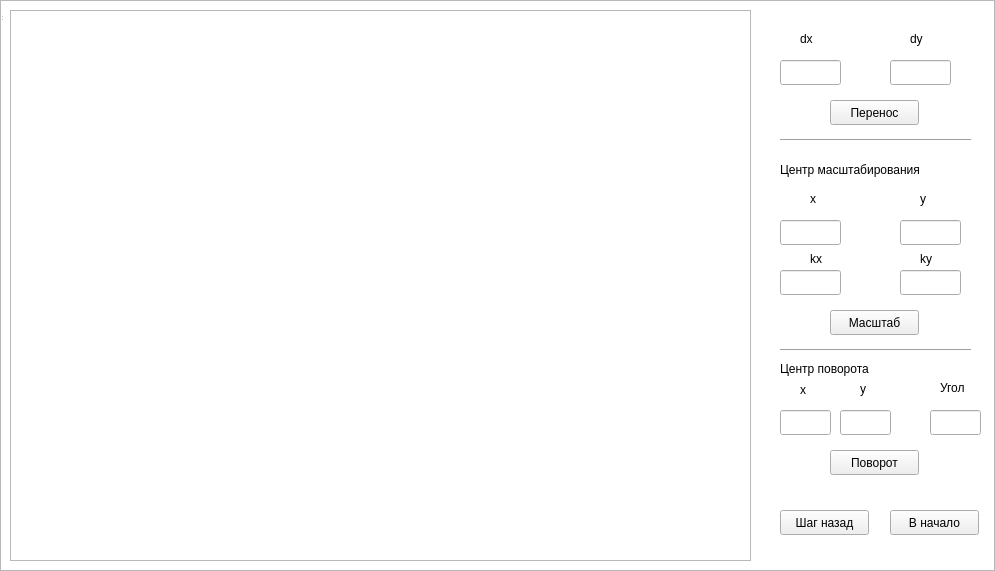
<?xml version="1.0" encoding="UTF-8"?>
<ui version="4.0">
 <class>MainWindow</class>
 <widget class="QGraphicsView" name="MainWindow">
  <property name="geometry">
   <rect>
    <x>0</x>
    <y>0</y>
    <width>995</width>
    <height>571</height>
   </rect>
  </property>
  <property name="mouseTracking">
   <bool>false</bool>
  </property>
  <property name="focusPolicy">
   <enum>Qt::NoFocus</enum>
  </property>
  <property name="windowTitle">
   <string>Преобразование изображений</string>
  </property>
  <widget class="QWidget" name="centralwidget">
   <widget class="QLabel" name="label">
    <property name="geometry">
     <rect>
      <x>800</x>
      <y>30</y>
      <width>67</width>
      <height>17</height>
     </rect>
    </property>
    <property name="text">
     <string>dx</string>
    </property>
   </widget>
   <widget class="QLabel" name="label_2">
    <property name="geometry">
     <rect>
      <x>910</x>
      <y>30</y>
      <width>67</width>
      <height>17</height>
     </rect>
    </property>
    <property name="text">
     <string>dy</string>
    </property>
   </widget>
   <widget class="QPushButton" name="move">
    <property name="geometry">
     <rect>
      <x>830</x>
      <y>100</y>
      <width>89</width>
      <height>25</height>
     </rect>
    </property>
    <property name="text">
     <string>Перенос</string>
    </property>
   </widget>
   <widget class="QPushButton" name="scale">
    <property name="geometry">
     <rect>
      <x>830</x>
      <y>310</y>
      <width>89</width>
      <height>25</height>
     </rect>
    </property>
    <property name="text">
     <string>Масштаб</string>
    </property>
   </widget>
   <widget class="QPushButton" name="rotate">
    <property name="geometry">
     <rect>
      <x>830</x>
      <y>450</y>
      <width>89</width>
      <height>25</height>
     </rect>
    </property>
    <property name="text">
     <string>Поворот</string>
    </property>
   </widget>
   <widget class="QLabel" name="label_6">
    <property name="geometry">
     <rect>
      <x>940</x>
      <y>380</y>
      <width>41</width>
      <height>16</height>
     </rect>
    </property>
    <property name="text">
     <string>Угол</string>
    </property>
   </widget>
   <widget class="QPushButton" name="toStart">
    <property name="geometry">
     <rect>
      <x>890</x>
      <y>510</y>
      <width>89</width>
      <height>25</height>
     </rect>
    </property>
    <property name="text">
     <string>В начало</string>
    </property>
   </widget>
   <widget class="QLabel" name="label_5">
    <property name="geometry">
     <rect>
      <x>780</x>
      <y>360</y>
      <width>121</width>
      <height>17</height>
     </rect>
    </property>
    <property name="text">
     <string>Центр поворота</string>
    </property>
   </widget>
   <widget class="QLabel" name="label_7">
    <property name="geometry">
     <rect>
      <x>800</x>
      <y>380</y>
      <width>20</width>
      <height>20</height>
     </rect>
    </property>
    <property name="text">
     <string>x</string>
    </property>
   </widget>
   <widget class="QLabel" name="label_9">
    <property name="geometry">
     <rect>
      <x>860</x>
      <y>380</y>
      <width>21</width>
      <height>17</height>
     </rect>
    </property>
    <property name="text">
     <string>y</string>
    </property>
   </widget>
   <widget class="Line" name="line">
    <property name="geometry">
     <rect>
      <x>780</x>
      <y>340</y>
      <width>191</width>
      <height>20</height>
     </rect>
    </property>
    <property name="orientation">
     <enum>Qt::Horizontal</enum>
    </property>
   </widget>
   <widget class="QPushButton" name="stepBack">
    <property name="geometry">
     <rect>
      <x>780</x>
      <y>510</y>
      <width>89</width>
      <height>25</height>
     </rect>
    </property>
    <property name="text">
     <string>Шаг назад</string>
    </property>
   </widget>
   <widget class="QLabel" name="label_3">
    <property name="geometry">
     <rect>
      <x>920</x>
      <y>250</y>
      <width>21</width>
      <height>17</height>
     </rect>
    </property>
    <property name="text">
     <string>ky</string>
    </property>
   </widget>
   <widget class="QLabel" name="label_4">
    <property name="geometry">
     <rect>
      <x>810</x>
      <y>250</y>
      <width>21</width>
      <height>17</height>
     </rect>
    </property>
    <property name="text">
     <string>kx</string>
    </property>
   </widget>
   <widget class="QLabel" name="label_10">
    <property name="geometry">
     <rect>
      <x>920</x>
      <y>190</y>
      <width>67</width>
      <height>17</height>
     </rect>
    </property>
    <property name="text">
     <string>y</string>
    </property>
   </widget>
   <widget class="QLabel" name="label_11">
    <property name="geometry">
     <rect>
      <x>810</x>
      <y>190</y>
      <width>67</width>
      <height>17</height>
     </rect>
    </property>
    <property name="text">
     <string>x</string>
    </property>
   </widget>
   <widget class="QLabel" name="label_12">
    <property name="geometry">
     <rect>
      <x>780</x>
      <y>160</y>
      <width>181</width>
      <height>20</height>
     </rect>
    </property>
    <property name="text">
     <string>Центр масштабирования</string>
    </property>
   </widget>
   <widget class="Line" name="line_2">
    <property name="geometry">
     <rect>
      <x>780</x>
      <y>130</y>
      <width>191</width>
      <height>20</height>
     </rect>
    </property>
    <property name="orientation">
     <enum>Qt::Horizontal</enum>
    </property>
   </widget>
   <widget class="QGraphicsView" name="image">
    <property name="geometry">
     <rect>
      <x>10</x>
      <y>10</y>
      <width>741</width>
      <height>551</height>
     </rect>
    </property>
   </widget>
   <widget class="QLineEdit" name="angle">
    <property name="geometry">
     <rect>
      <x>930</x>
      <y>410</y>
      <width>51</width>
      <height>25</height>
     </rect>
    </property>
   </widget>
   <widget class="QLineEdit" name="moveX">
    <property name="geometry">
     <rect>
      <x>780</x>
      <y>60</y>
      <width>61</width>
      <height>25</height>
     </rect>
    </property>
   </widget>
   <widget class="QLineEdit" name="moveY">
    <property name="geometry">
     <rect>
      <x>890</x>
      <y>60</y>
      <width>61</width>
      <height>25</height>
     </rect>
    </property>
   </widget>
   <widget class="QLineEdit" name="scaleCentreX">
    <property name="geometry">
     <rect>
      <x>780</x>
      <y>220</y>
      <width>61</width>
      <height>25</height>
     </rect>
    </property>
   </widget>
   <widget class="QLineEdit" name="scaleCentreY">
    <property name="geometry">
     <rect>
      <x>900</x>
      <y>220</y>
      <width>61</width>
      <height>25</height>
     </rect>
    </property>
   </widget>
   <widget class="QLineEdit" name="scaleX">
    <property name="geometry">
     <rect>
      <x>780</x>
      <y>270</y>
      <width>61</width>
      <height>25</height>
     </rect>
    </property>
   </widget>
   <widget class="QLineEdit" name="scaleY">
    <property name="geometry">
     <rect>
      <x>900</x>
      <y>270</y>
      <width>61</width>
      <height>25</height>
     </rect>
    </property>
   </widget>
   <widget class="QLineEdit" name="rotateCentreX">
    <property name="geometry">
     <rect>
      <x>780</x>
      <y>410</y>
      <width>51</width>
      <height>25</height>
     </rect>
    </property>
   </widget>
   <widget class="QLineEdit" name="rotateCentreY">
    <property name="geometry">
     <rect>
      <x>840</x>
      <y>410</y>
      <width>51</width>
      <height>25</height>
     </rect>
    </property>
   </widget>
  </widget>
  <widget class="QStatusBar" name="statusbar"/>
 </widget>
 <resources/>
 <connections/>
</ui>
